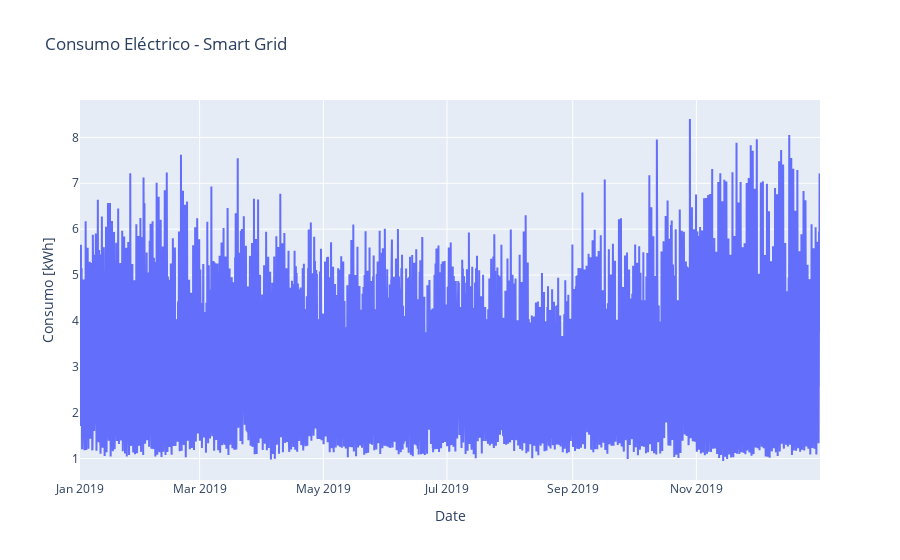

Source (notebook cell):
### Code cell
def grafico_zoom(df_x, df_y, title, yaxis_title, filename):
    fig = go.Figure()
    fig.add_trace(go.Scatter(
        x=df_x, 
        y=df_y, 
        mode='lines', 
        name='Line', 
        connectgaps=False 
    ))

    fig.update_layout(
        title=title,  
        xaxis_title="Date",
        yaxis_title=yaxis_title, 
        xaxis_tickangle=0, 
        showlegend=False
    )
    # Save the image with the specified filename
    fig.write_image(f"../results/{filename}.png", format="png", scale=2, width=1000)
    fig.show()

grafico_zoom(consumers["Date"], consumers["Consumption [kWh]"],
              "Consumo Eléctrico - Smart Grid", "Consumo [kWh]", "")

### Figure 1 — Plotly figure (JSON) as saved in the notebook; plotly's stock layout.template omitted (floating-point values rounded to 4 significant figures; data arrays with more than 128 entries replaced by an {"elided": "..."} marker saying what was removed)
{"data": [{"connectgaps": false, "mode": "lines", "name": "Line", "type": "scatter", "x": {"elided": "8760 str values"}, "y": {"elided": "8760 float values"}}], "layout": {"showlegend": false, "title": {"text": "Consumo Eléctrico - Smart Grid"}, "xaxis": {"tickangle": 0, "title": {"text": "Date"}}, "yaxis": {"title": {"text": "Consumo [kWh]"}}}}
